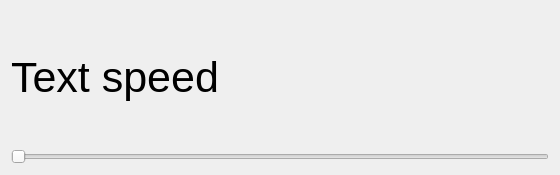
<?xml version="1.0" encoding="UTF-8"?>
<ui version="4.0">
 <class>TextSpeedSettingsWidgetClass</class>
 <widget class="QFrame" name="TextSpeedSettingsWidgetClass">
  <property name="geometry">
   <rect>
    <x>0</x>
    <y>0</y>
    <width>560</width>
    <height>175</height>
   </rect>
  </property>
  <property name="windowTitle">
   <string>TextSpeedSettingsWidget</string>
  </property>
  <layout class="QVBoxLayout" name="verticalLayout">
   <item>
    <widget class="QLabel" name="textSpeedLabel">
     <property name="font">
      <font>
       <pointsize>32</pointsize>
      </font>
     </property>
     <property name="text">
      <string>Text speed</string>
     </property>
    </widget>
   </item>
   <item>
    <widget class="QSlider" name="textSpeedSlider">
     <property name="orientation">
      <enum>Qt::Horizontal</enum>
     </property>
    </widget>
   </item>
  </layout>
 </widget>
 <layoutdefault spacing="6" margin="11"/>
 <resources/>
 <connections/>
</ui>
